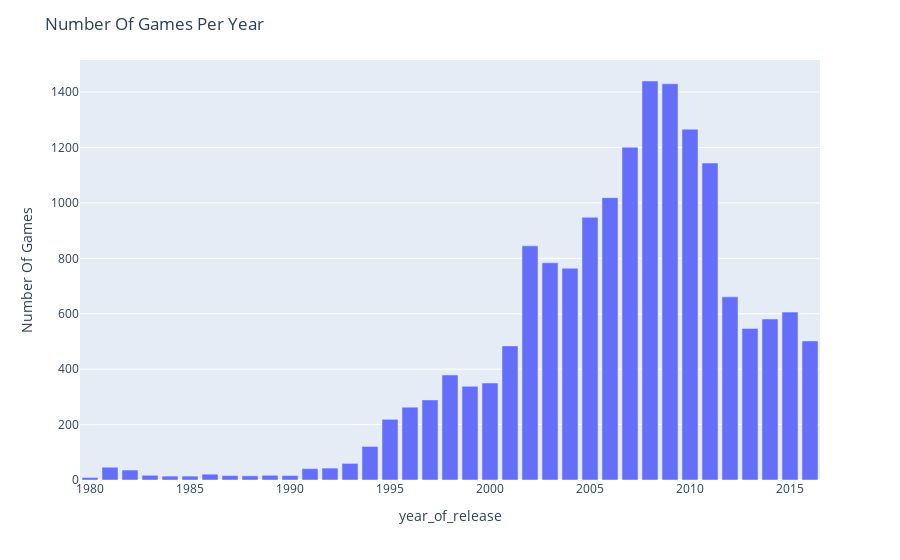

Notebook cell for this chart:
### Code cell
year_game = df_games_no_0.groupby(
    by='year_of_release'
).count()['name'].to_frame().reset_index()

print(year_game)
fig = px.bar(year_game, x='year_of_release', y='name')
fig.update_layout(
    title="Number Of Games Per Year",
    yaxis_title="Number Of Games", 
)
fig.show()

### Figure 1 — Plotly figure (JSON) as saved in the notebook; plotly's stock layout.template omitted (floating-point values rounded to 4 significant figures)
{"data": [{"alignmentgroup": "True", "hovertemplate": "year_of_release=%{x}<br>name=%{y}<extra></extra>", "legendgroup": "", "marker": {"color": "#636efa", "pattern": {"shape": ""}}, "name": "", "offsetgroup": "", "orientation": "v", "showlegend": false, "textposition": "auto", "type": "bar", "x": [1980, 1981, 1982, 1983, 1984, 1985, 1986, 1987, 1988, 1989, 1990, 1991, 1992, 1993, 1994, 1995, 1996, 1997, 1998, 1999, 2000, 2001, 2002, 2003, 2004, 2005, 2006, 2007, 2008, 2009, 2010, 2011, 2012, 2013, 2014, 2015, 2016], "xaxis": "x", "y": [9, 46, 36, 17, 14, 14, 21, 16, 15, 17, 16, 41, 43, 60, 121, 219, 263, 289, 379, 338, 350, 484, 845, 784, 764, 948, 1019, 1201, 1440, 1430, 1266, 1144, 661, 547, 581, 606, 502], "yaxis": "y"}], "layout": {"barmode": "relative", "legend": {"tracegroupgap": 0}, "margin": {"t": 60}, "title": {"text": "Number Of Games Per Year"}, "xaxis": {"anchor": "y", "domain": [0, 1], "title": {"text": "year_of_release"}}, "yaxis": {"anchor": "x", "domain": [0, 1], "title": {"text": "Number Of Games"}}}}
